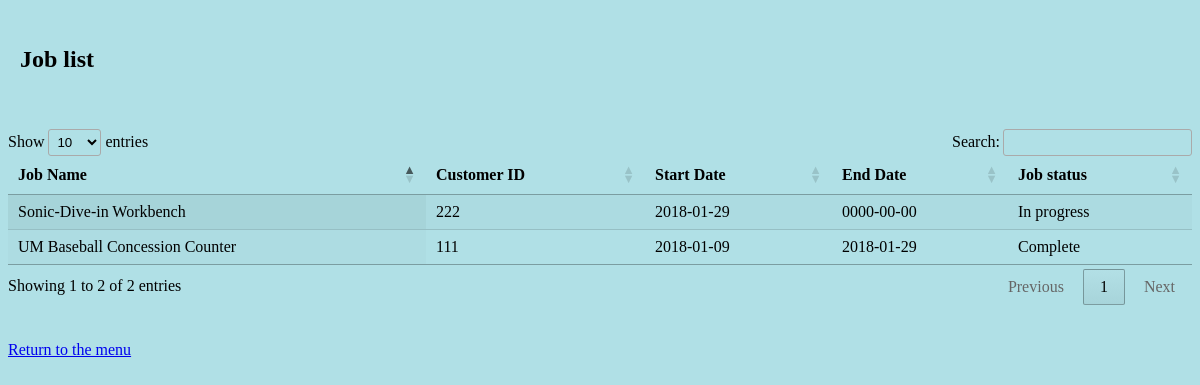
/jobtable.php (signed in), run on the app's committed database.
### tables this page shows
CREATE TABLE `Jobs` (
  `JobID` int(11) NOT NULL,
  `JobName` varchar(64) NOT NULL,
  `JobCustomerID` int(11) NOT NULL,
  `JobStartDate` date NOT NULL,
  `JobEndDate` date NOT NULL,
  `JobComplete` tinyint(1) NOT NULL
);

### jobtable.php (the view, shortened to what this page needs)
?><!DOCTYPE html>
<html>
<head>
<link rel="stylesheet" type="text/css" href="mystyles.css">
<link rel="stylesheet" type="text/css" href="https://cdn.datatables.net/1.10.16/css/jquery.dataTables.min.css">
</head>
<body>
<br>
<h2><strong>&nbsp;&nbsp;Job list</strong></h2>
  <br>  <br>
<table id="employeetable" class="display" cellspacing="0" >
<thead><tr>
<th>Job Name</th>
<th>Customer ID</th>
<th>Start Date</th>
<th>End Date</th>
<th>Job status</th>
</tr></thead>
<tbody>
<?php
require_once('dbcreds.php');
try {
    $conn = new PDO("mysql:host=$servername;dbname=$dbname", $username, $password);
    $conn->setAttribute(PDO::ATTR_ERRMODE, PDO::ERRMODE_EXCEPTION);
	$STH = $conn->query('SELECT * from Jobs');
	$STH->setFetchMode(PDO::FETCH_ASSOC);
	while($emprow = $STH->fetch()) {
		echo "<tr><td>"
			. $emprow['JobName'] . "</td><td>"
			. $emprow['JobCustomerID'] ."</td><td>"
			. $emprow['JobStartDate'] ."</td><td>"
			. $emprow['JobEndDate'] ."</td><td>"
			. ($emprow['JobComplete'] == '1' ? 'Complete' : 'In progress')
			. "</td></tr>";
	}
    }
catch(PDOException $e)
    {
    echo "DB failed: " . $e->getMessage();
    }
?>
</tbody>
</table>
<br><br>
<a href="mainmenu.php">Return to the menu</a>
</body>
</html>

### mystyles.css (style rules this page uses)
body { background-color: PowderBlue; }

### data on the page
jobs: JobName "UM Baseball Concession Counter", JobCustomerID "111", JobStartDate "2018-01-09", JobEndDate "2018-01-29", JobComplete "Complete"
jobs: JobName "Sonic-Dive-in Workbench", JobCustomerID "222", JobStartDate "2018-01-29", JobEndDate "0000-00-00", JobComplete "In progress"
